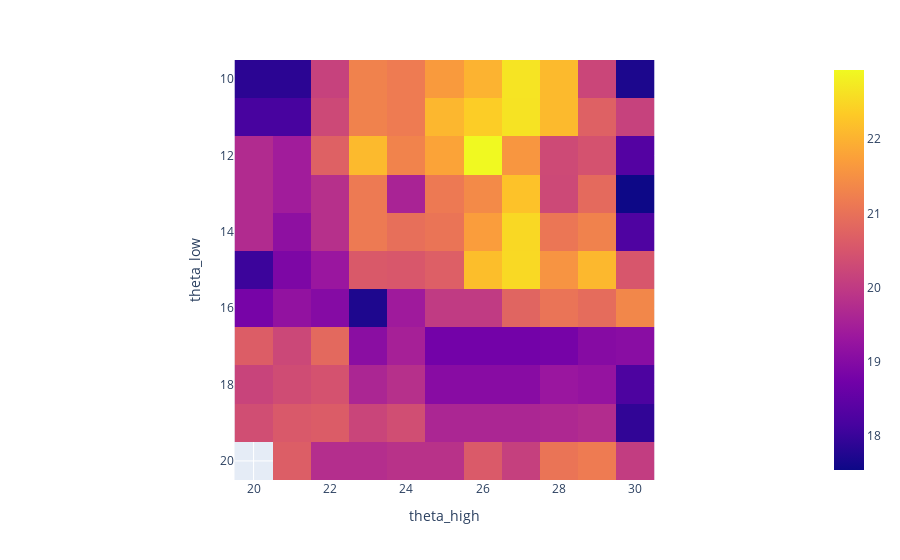

Write notebook code for a chart like this one.
### Markdown cell above
The result object gives us the best parameters and the corresponding performance but it gives also information about all the runs. We transform them into matrix form and visualize them with a heatmap.

### Code cell
res_grid = result["all_runs"].pivot(index="theta_low", columns="theta_high", values="performance")
px.imshow(res_grid)

### Figure 1 — Plotly figure (JSON) as saved in the notebook; plotly's stock layout.template omitted (floating-point values rounded to 4 significant figures)
{"data": [{"coloraxis": "coloraxis", "hovertemplate": "theta_high: %{x}<br>theta_low: %{y}<br>color: %{z}<extra></extra>", "name": "0", "type": "heatmap", "x": [20, 21, 22, 23, 24, 25, 26, 27, 28, 29, 30], "xaxis": "x", "y": [10, 11, 12, 13, 14, 15, 16, 17, 18, 19, 20], "yaxis": "y", "z": [[17.85, 17.85, 20.15, 21.27, 21.16, 21.66, 22.01, 22.66, 22.11, 20.22, 17.7], [18.17, 18.17, 20.27, 21.27, 21.16, 22.06, 22.37, 22.65, 22.11, 20.72, 20.15], [19.72, 19.42, 20.71, 22.11, 21.29, 21.79, 22.93, 21.58, 20.3, 20.45, 18.33], [19.72, 19.42, 19.81, 21.15, 19.57, 21.13, 21.41, 22.23, 20.27, 20.88, 17.54], [19.72, 19.14, 19.81, 21.15, 20.96, 21.05, 21.69, 22.52, 21.08, 21.28, 18.27], [18.04, 18.9, 19.31, 20.58, 20.53, 20.67, 22.17, 22.52, 21.55, 22.08, 20.52], [18.82, 19.19, 19.01, 17.72, 19.39, 20.01, 20.01, 20.77, 21.04, 20.9, 21.36], [20.65, 20.25, 20.86, 19.09, 19.51, 18.76, 18.76, 18.76, 18.8, 19.02, 19.07], [20.19, 20.33, 20.44, 19.61, 19.8, 19.05, 19.05, 19.05, 19.31, 19.24, 18.24], [20.36, 20.57, 20.62, 20.2, 20.36, 19.61, 19.61, 19.61, 19.66, 19.74, 17.93], [null, 20.66, 19.77, 19.77, 19.85, 19.85, 20.58, 20.11, 21.05, 21.17, 20.05]]}], "layout": {"coloraxis": {"colorscale": [[0, "#0d0887"], [0.1111, "#46039f"], [0.2222, "#7201a8"], [0.3333, "#9c179e"], [0.4444, "#bd3786"], [0.5556, "#d8576b"], [0.6667, "#ed7953"], [0.7778, "#fb9f3a"], [0.8889, "#fdca26"], [1, "#f0f921"]]}, "margin": {"t": 60}, "xaxis": {"anchor": "y", "constrain": "domain", "domain": [0, 1], "scaleanchor": "y", "title": {"text": "theta_high"}}, "yaxis": {"anchor": "x", "autorange": "reversed", "constrain": "domain", "domain": [0, 1], "title": {"text": "theta_low"}}}}
